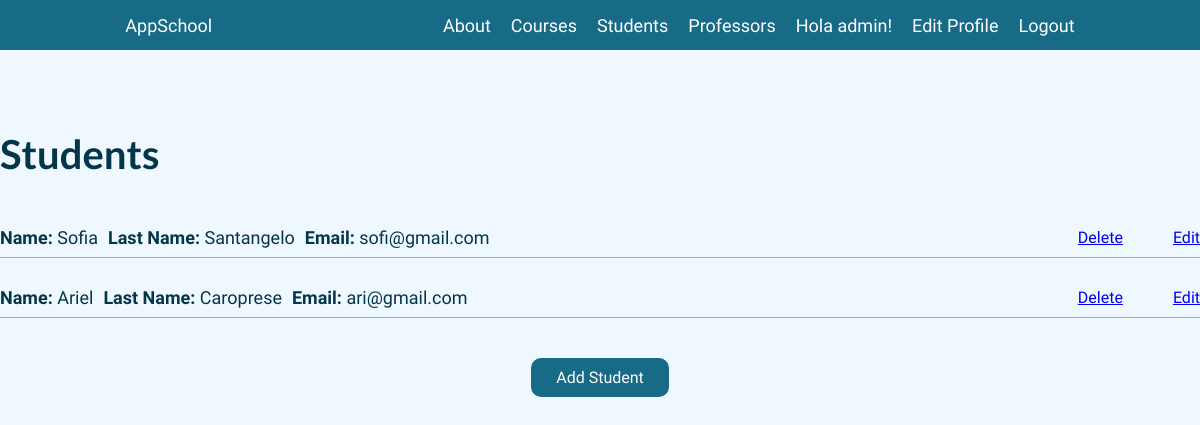
The app's page /AppSchool/students (signed in) with its own data.
### AppSchool/models.py (models this page shows, shortened)
class Student(models.Model):
    name = models.CharField(max_length=40)
    lastName = models.CharField(max_length=20)
    email = models.EmailField(max_length=40)

### AppSchool/views.py (the view)
# urls.py: path("students", students, name="Students"),
def students(request, id=None):
    if id:
        findItem = Student.objects.get(id=int(id))
        findItem.delete()
    return render(
        request,
        "AppSchool/students.html",
        {"db": Student.objects.all()},
    )

### AppSchool/context_processors.py (called while the page is built)
def custom_user(request):
    context = auth(request)
    user = context["user"]
    if user.is_authenticated:
        image = Avatar.objects.filter(user=request.user.id)
        imageQty = len(image)
        if imageQty > 0:
            context["avatarUser"] = image[imageQty - 1]
        else:
            context["avatarUser"] = ""
    return context

### AppSchool/templates/AppSchool/students.html (shortened to what this page needs)
{% extends "AppSchool/layout.html" %} {% load static %}
{% block section%}
<section class="page">
  <div class="container">
    <div class="title_container">
      <h3 class="subtitle">Students</h3>
    </div>
    {% if db %} {% for item in db %}
    <div class="list_container">
      <div class="group_container">
        <p class="text text-left"><b>Name:</b> {{item.name}}</p>
        <p class="text text-left"><b>Last Name:</b> {{item.lastName}}</p>
        <p class="text text-left"><b>Email:</b> {{item.email}}</p>
      </div>
      {% if request.user.is_superuser %}
      <div class="rigth_container">
        <a href="{% url 'Students' item.id %}">Delete</a>
        <a href="{% url 'FormStudent' item.id %}">Edit</a>
      </div>
      {% endif %}
    </div>
    {% endfor %} {% endif %}
    <a class="button" href="{% url 'FormStudent' %}">Add Student</a>
  </div>
</section>
{% endblock %}

### AppSchool/templates/AppSchool/layout.html (shortened to what this page needs)
<!DOCTYPE html>
{% load static %}
<html lang="en">
  <head>
    <link href="{% static 'AppSchool/css/style.css' %}" rel="stylesheet" />
  </head>
  <body>
    <nav class="nav">
      <a class="nav_link" href="{% url 'Home' %}">AppSchool</a>
      <ul class="nav_list">
        <li class="nav_item">
          <a class="nav_link" href="{% url 'About' %}">About</a>
        </li>
        <li class="nav_item">
          <a class="nav_link" href="{% url 'Courses' %}">Courses</a>
        </li>
        <li class="nav_item">
          <a class="nav_link" href="{% url 'Students' %}">Students</a>
        </li>
        <li class="nav_item">
          <a class="nav_link" href="{% url 'Professors' %}">Professors</a>
        </li>
        {% if request.user.is_authenticated %}
        <li class="nav_item">
          <div class="user_container">
            <p class="nav_name">Hola {{user.username}}!</p>
          </div>
        </li>
        <li class="nav_item">
          <a class="nav_link" href="{% url 'EditProfile' %}">Edit Profile</a>
        </li>
        <li class="nav_item">
          <a class="nav_link" href="{% url 'Logout' %}">Logout</a>
        </li>
        {% else %}
        <li class="nav_item">
          <a class="nav_link" href="{% url 'Login' %}">Login</a>
        </li>
        {% endif %}
      </ul>
    </nav>
    <section>{% block section %} {% endblock %}</section>
  </body>
</html>

### AppSchool/static/AppSchool/css/style.css (style rules this page uses)
* { padding: 0; margin: 0; box-sizing: border-box; font-family: "Catamaran"; }
.nav { width: 100%; height: 50px; padding: 10px; display: flex; flex-direction: row; justify-content: space-around; align-items: center; background-color: #176b87; }
.nav_list { list-style: none; display: flex; flex-direction: row; justify-content: center; align-items: center; gap: 20px; }
.nav_link { color: black; font-size: 18px; cursor: pointer; text-decoration: none; color: white; }
.nav_name { color: orange; font-size: 18px; text-decoration: none; color: white; }
.page { width: 100%; min-height: calc(100vh - 60px); background-color: aliceblue; }
.container { width: 100%; height: 100%; max-width: 1200px; margin: 0 auto; display: flex; flex-direction: column; justify-content: flex-start; align-items: center; padding: 50px 0; }
.subtitle { color: #04364a; font-size: 40px; font-family: "Lato"; margin: 30px 0; }
.text { color: #04364a; font-size: 18px; }
.text-left { text-align: left; }
.button { padding: 10px 25px; background-color: #176b87; color: white; text-decoration: none; border-radius: 10px; margin: 30px 0; }
.list_container { width: 100%; margin: 10px 0; border-bottom: 1px solid #64ccc5; display: flex; flex-direction: row; justify-content: flex-start; align-items: center; gap: 50px; }
.group_container { width: 100%; display: flex; flex-direction: row; justify-content: flex-start; align-items: center; gap: 10px; }
.rigth_container { width: 100%; margin: 10px 0; display: flex; flex-direction: row; justify-content: flex-end; align-items: center; gap: 50px; }
.title_container { width: 100%; display: flex; flex-direction: row; justify-content: space-between; align-items: center; }
.user_container { display: flex; flex-direction: row; justify-content: center; align-items: center; gap: 10px; }

### records on screen
Student: name "Sofia", lastName "Santangelo", email "sofi@gmail.com"
Student: name "Ariel", lastName "Caroprese", email "ari@gmail.com"

### other values on screen
{{ user.username }} "admin"
